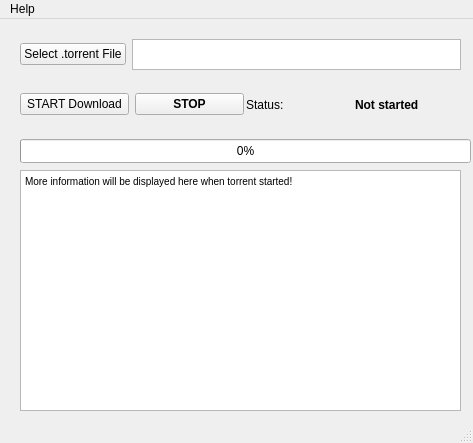
<?xml version="1.0" encoding="UTF-8"?>
<ui version="4.0">
 <class>MainWindow</class>
 <widget class="QMainWindow" name="MainWindow">
  <property name="geometry">
   <rect>
    <x>0</x>
    <y>0</y>
    <width>473</width>
    <height>443</height>
   </rect>
  </property>
  <property name="windowTitle">
   <string>PyTorrent GUI</string>
  </property>
  <widget class="QWidget" name="centralwidget">
   <widget class="QWidget" name="horizontalLayoutWidget">
    <property name="geometry">
     <rect>
      <x>20</x>
      <y>20</y>
      <width>441</width>
      <height>31</height>
     </rect>
    </property>
    <property name="font">
     <font>
      <pointsize>9</pointsize>
     </font>
    </property>
    <layout class="QHBoxLayout" name="horizontalLayout">
     <item>
      <widget class="QPushButton" name="pushButton">
       <property name="font">
        <font>
         <pointsize>9</pointsize>
        </font>
       </property>
       <property name="text">
        <string>Select .torrent File</string>
       </property>
      </widget>
     </item>
     <item>
      <widget class="QTextBrowser" name="textBrowser">
       <property name="font">
        <font>
         <pointsize>9</pointsize>
        </font>
       </property>
      </widget>
     </item>
    </layout>
   </widget>
   <widget class="QProgressBar" name="progressBar">
    <property name="geometry">
     <rect>
      <x>20</x>
      <y>120</y>
      <width>451</width>
      <height>24</height>
     </rect>
    </property>
    <property name="font">
     <font>
      <pointsize>9</pointsize>
     </font>
    </property>
    <property name="value">
     <number>0</number>
    </property>
   </widget>
   <widget class="QWidget" name="horizontalLayoutWidget_2">
    <property name="geometry">
     <rect>
      <x>246</x>
      <y>60</y>
      <width>211</width>
      <height>51</height>
     </rect>
    </property>
    <property name="font">
     <font>
      <pointsize>9</pointsize>
     </font>
    </property>
    <layout class="QHBoxLayout" name="horizontalLayout_2">
     <item>
      <widget class="QLabel" name="label">
       <property name="font">
        <font>
         <pointsize>9</pointsize>
        </font>
       </property>
       <property name="text">
        <string>Status:</string>
       </property>
      </widget>
     </item>
     <item>
      <widget class="QLabel" name="label_2">
       <property name="font">
        <font>
         <pointsize>9</pointsize>
         <weight>75</weight>
         <bold>true</bold>
        </font>
       </property>
       <property name="text">
        <string>Not started</string>
       </property>
      </widget>
     </item>
    </layout>
   </widget>
   <widget class="QWidget" name="horizontalLayoutWidget_3">
    <property name="geometry">
     <rect>
      <x>20</x>
      <y>60</y>
      <width>224</width>
      <height>51</height>
     </rect>
    </property>
    <property name="font">
     <font>
      <pointsize>9</pointsize>
      <weight>75</weight>
      <bold>true</bold>
     </font>
    </property>
    <layout class="QHBoxLayout" name="horizontalLayout_3">
     <item>
      <widget class="QPushButton" name="pushButton_2">
       <property name="font">
        <font>
         <pointsize>9</pointsize>
         <weight>50</weight>
         <bold>false</bold>
        </font>
       </property>
       <property name="text">
        <string>START Download</string>
       </property>
      </widget>
     </item>
     <item>
      <widget class="QPushButton" name="pushButton_3">
       <property name="font">
        <font>
         <pointsize>9</pointsize>
         <weight>75</weight>
         <bold>true</bold>
        </font>
       </property>
       <property name="text">
        <string>STOP</string>
       </property>
      </widget>
     </item>
    </layout>
   </widget>
   <widget class="QTextBrowser" name="textBrowser_2">
    <property name="geometry">
     <rect>
      <x>20</x>
      <y>151</y>
      <width>441</width>
      <height>241</height>
     </rect>
    </property>
    <property name="html">
     <string>&lt;!DOCTYPE HTML PUBLIC &quot;-//W3C//DTD HTML 4.0//EN&quot; &quot;http://www.w3.org/TR/REC-html40/strict.dtd&quot;&gt;
&lt;html&gt;&lt;head&gt;&lt;meta name=&quot;qrichtext&quot; content=&quot;1&quot; /&gt;&lt;style type=&quot;text/css&quot;&gt;
p, li { white-space: pre-wrap; }
&lt;/style&gt;&lt;/head&gt;&lt;body style=&quot; font-family:'MS Shell Dlg 2'; font-size:7.8pt; font-weight:400; font-style:normal;&quot;&gt;
&lt;p style=&quot; margin-top:0px; margin-bottom:0px; margin-left:0px; margin-right:0px; -qt-block-indent:0; text-indent:0px;&quot;&gt;More information will be displayed here when torrent started!&lt;/p&gt;&lt;/body&gt;&lt;/html&gt;</string>
    </property>
   </widget>
  </widget>
  <widget class="QMenuBar" name="menubar">
   <property name="geometry">
    <rect>
     <x>0</x>
     <y>0</y>
     <width>473</width>
     <height>26</height>
    </rect>
   </property>
   <widget class="QMenu" name="menuHelp">
    <property name="title">
     <string>Help</string>
    </property>
   </widget>
   <addaction name="menuHelp"/>
  </widget>
  <widget class="QStatusBar" name="statusbar"/>
 </widget>
 <resources/>
 <connections/>
</ui>
